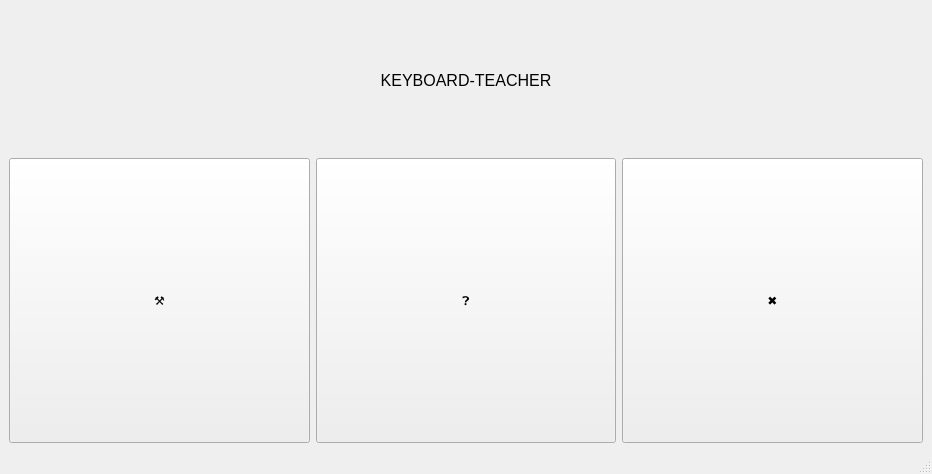
<?xml version="1.0" encoding="UTF-8"?>
<ui version="4.0">
 <class>MainWindow</class>
 <widget class="QMainWindow" name="MainWindow">
  <property name="geometry">
   <rect>
    <x>0</x>
    <y>0</y>
    <width>932</width>
    <height>474</height>
   </rect>
  </property>
  <property name="windowTitle">
   <string>MainWindow</string>
  </property>
  <property name="styleSheet">
   <string notr="true"/>
  </property>
  <widget class="QWidget" name="centralwidget">
   <property name="enabled">
    <bool>true</bool>
   </property>
   <layout class="QVBoxLayout" name="verticalLayout" stretch="1,2">
    <item>
     <widget class="QLabel" name="HeadLabel">
      <property name="text">
       <string>&lt;html&gt;&lt;head/&gt;&lt;body&gt;&lt;p align=&quot;center&quot;&gt;&lt;span style=&quot; font-size:12pt;&quot;&gt;KEYBOARD-TEACHER&lt;/span&gt;&lt;/p&gt;&lt;/body&gt;&lt;/html&gt;</string>
      </property>
     </widget>
    </item>
    <item>
     <layout class="QHBoxLayout" name="horizontalLayout">
      <item>
       <widget class="QPushButton" name="StartButton">
        <property name="sizePolicy">
         <sizepolicy hsizetype="Minimum" vsizetype="Preferred">
          <horstretch>0</horstretch>
          <verstretch>0</verstretch>
         </sizepolicy>
        </property>
        <property name="styleSheet">
         <string notr="true">font: 72pt &quot;Segoe UI&quot;;</string>
        </property>
        <property name="text">
         <string>⚒</string>
        </property>
       </widget>
      </item>
      <item>
       <widget class="QPushButton" name="InfoButton">
        <property name="sizePolicy">
         <sizepolicy hsizetype="Minimum" vsizetype="Preferred">
          <horstretch>0</horstretch>
          <verstretch>0</verstretch>
         </sizepolicy>
        </property>
        <property name="styleSheet">
         <string notr="true">font: 72pt &quot;Segoe UI&quot;;</string>
        </property>
        <property name="text">
         <string>❓</string>
        </property>
       </widget>
      </item>
      <item>
       <widget class="QPushButton" name="ExitButton">
        <property name="sizePolicy">
         <sizepolicy hsizetype="Minimum" vsizetype="Preferred">
          <horstretch>0</horstretch>
          <verstretch>0</verstretch>
         </sizepolicy>
        </property>
        <property name="styleSheet">
         <string notr="true">font: 72pt &quot;Segoe UI&quot;;</string>
        </property>
        <property name="text">
         <string>✖</string>
        </property>
       </widget>
      </item>
     </layout>
    </item>
   </layout>
  </widget>
  <widget class="QMenuBar" name="menubar">
   <property name="geometry">
    <rect>
     <x>0</x>
     <y>0</y>
     <width>932</width>
     <height>26</height>
    </rect>
   </property>
  </widget>
  <widget class="QStatusBar" name="statusbar"/>
 </widget>
 <resources/>
 <connections>
  <connection>
   <sender>ExitButton</sender>
   <signal>clicked()</signal>
   <receiver>MainWindow</receiver>
   <slot>close()</slot>
   <hints>
    <hint type="sourcelabel">
     <x>701</x>
     <y>346</y>
    </hint>
    <hint type="destinationlabel">
     <x>784</x>
     <y>172</y>
    </hint>
   </hints>
  </connection>
 </connections>
</ui>
